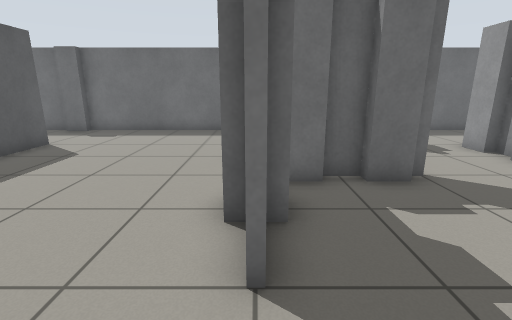
view 1 (above)

24 first-person views from a walk through a Gazebo world. The camera is 1 m above the floor, tilts 14° down and sees 85° across. The floor is counted in squares, 0.5 m on a side. Each view is taken from the middle of a square. On the plan, view 1 faces up. The plan holds only what a view shows up to about 17 squares ahead; the rest is blank.

view 2
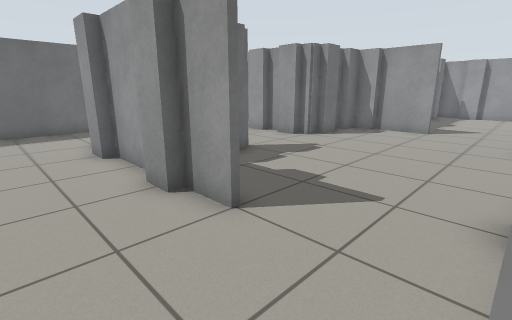

view 3
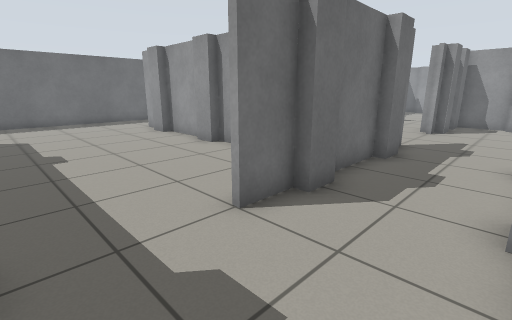

view 4
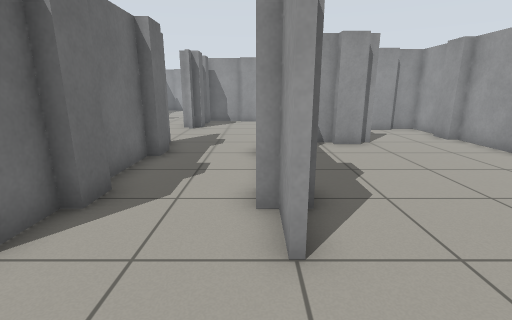

view 5
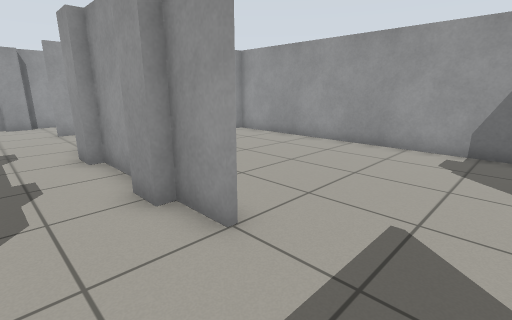

view 6
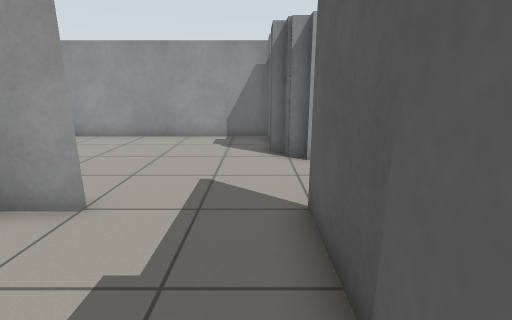

view 7
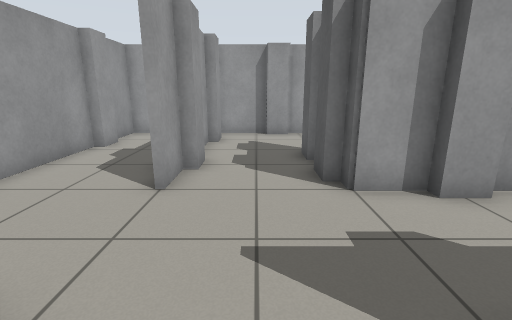

view 8
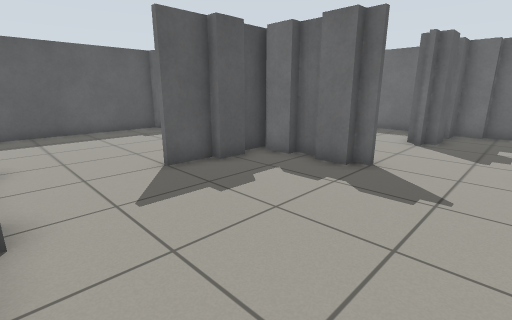

view 9
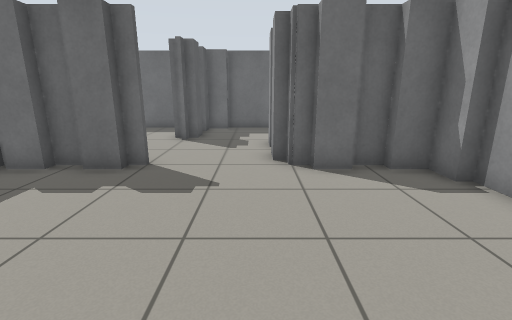

view 10
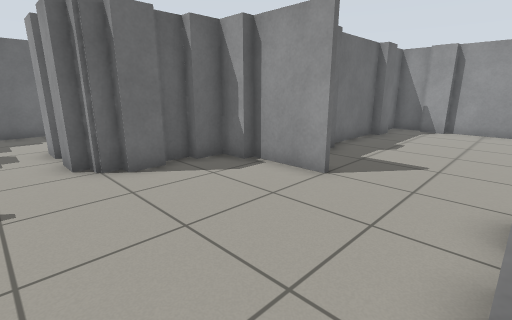

view 11
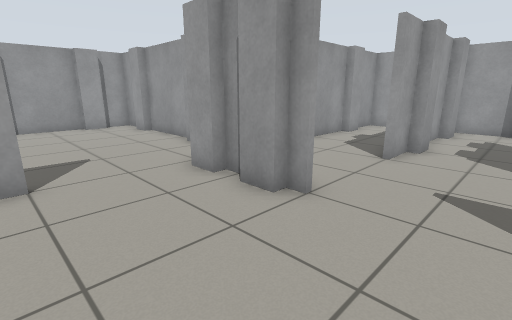

view 12
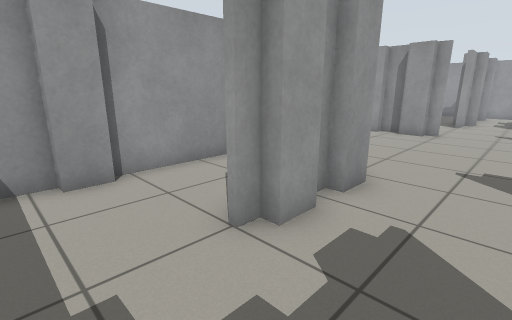

view 13
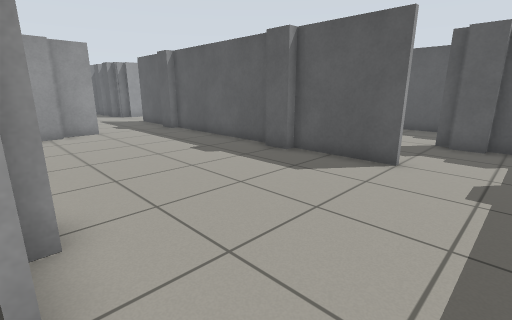

view 14
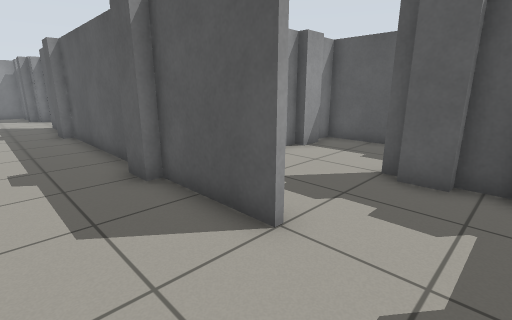

view 15
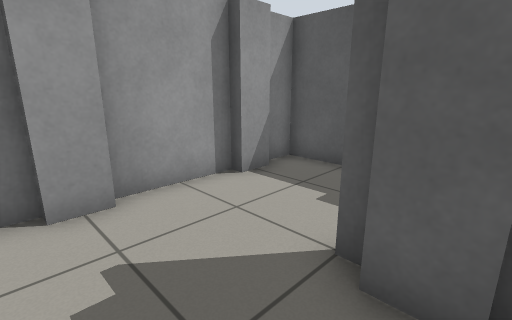

view 16
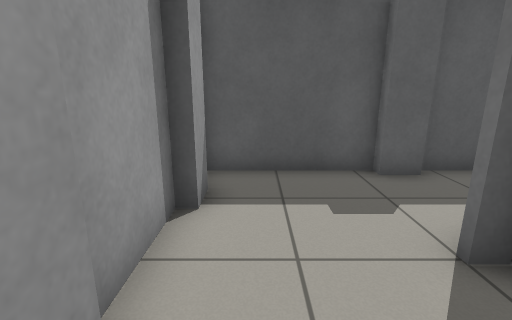

view 17
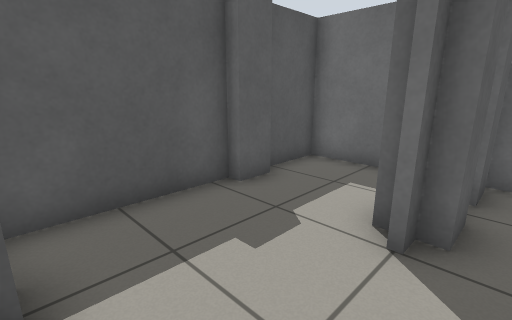

view 18
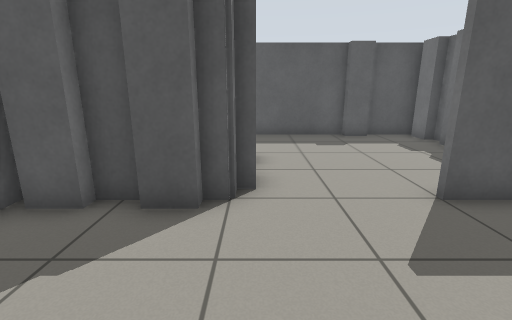

view 19
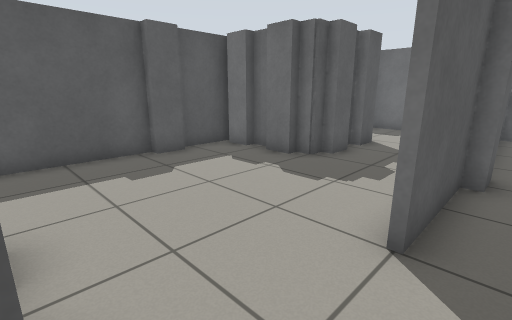

view 20
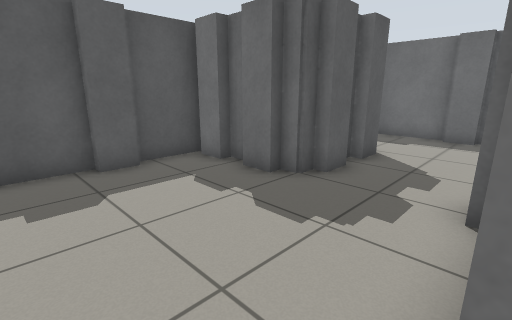

view 21
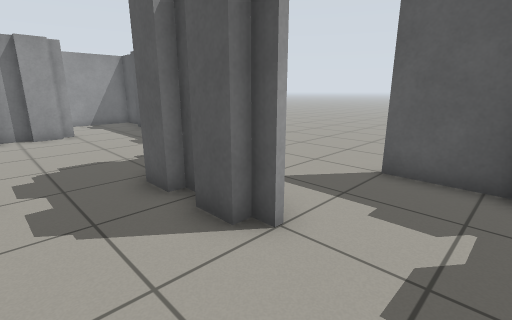

view 22
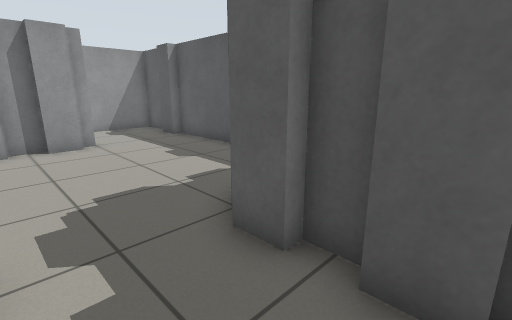

view 23
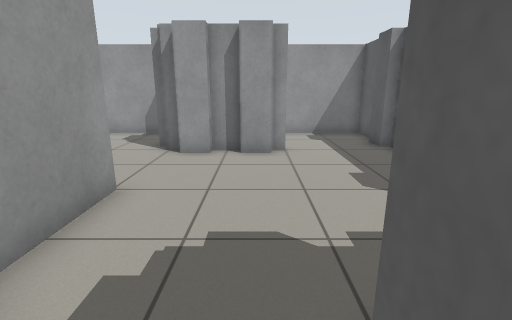

view 24
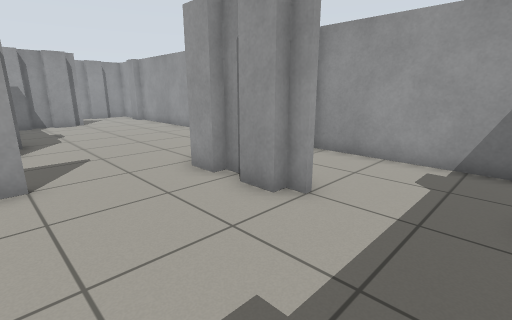

### Floor plan
Key: @ floor where view 1 was taken; # wall or solid block; . floor; P grey post.
Columns run from 18 left of view 1 to 22 right of it. Each row starts with its distance up from view 1.
 15          #             #
 14   #############################
 13   #...#............ ..#.......#
 12   P...#............ ..#.......P
 11   #...#............ ..#.......#
 10   #.......#.......#  .....#...#
  9   #.......#.......#  .....# ..#
  8   #.......#.......#  .....#  .#
  7   #.#...#.#.......## #....## ##
  6    ########.......#####....###P
  5   #.......#.......#...........# PP   PP
  4   #.......#.......#...........# PP###PP##
  3   #.......#.......#...........#.........P
  2 ......#...#.............................#
  1 ..... #...#.............................#
  0 ....  #...#.......@.....................#
 -1 ...  ##...#.....#... ......#.#..........P
 -2   ####....#....########....####.........#
 -3   #.......#...................# PP...PP.#
 -4   P.......#...................P PP###PP##
 -5   #.......#.....#...#.........#
 -6   #............########...#...#
 -7   #...................#...#...#
 -8   #...................#...#...#
 -9   #....#.#............#...#...#
-10   P....####...............# ..P
-11   #.....  #...............# ..#
-12   #...... #...............#  .#
-13   #...... #............#..#  .#
-14   #########################  ##

Positions as (right, up) in squares from view 1, and headings:
1: (0, 0), facing up
2: (-3, -1), facing up-right
3: (-7, -5), facing up-right
4: (-7, -5), facing right
5: (-7, -3), facing down-right
6: (-7, -1), facing down
7: (6, 0), facing down
8: (7, -1), facing up-left
9: (7, -1), facing up
10: (6, -1), facing up-right
11: (5, 3), facing down-right
12: (5, 13), facing down-right
13: (0, 13), facing down-left
14: (-5, 13), facing down-left
15: (-9, 12), facing down-left
16: (-9, 8), facing left
17: (-11, 7), facing up-left
18: (-3, -9), facing left
19: (-7, -9), facing up-left
20: (-8, -7), facing up-left
21: (-9, 5), facing down-left
22: (-9, 2), facing down-left
23: (-11, 0), facing down
24: (-15, -5), facing down-right
